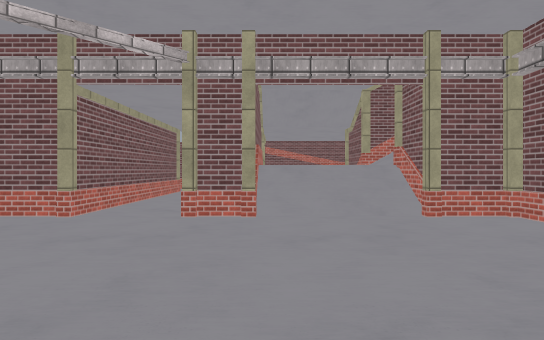
View 1 (above)

16 first-person views from a walk through a Unity game level. The camera is 1.2 m above the floor, looks level and sees 70° across. Doors are open. The floor is counted in squares, 2 m on a side. Each view is taken from the middle of a square. On the plan, view 1 faces up. The plan holds only what a view shows up to about 11 squares ahead; the rest is blank. The place goes on beyond the plan. Some surface patterns are stand-ins.

View 2
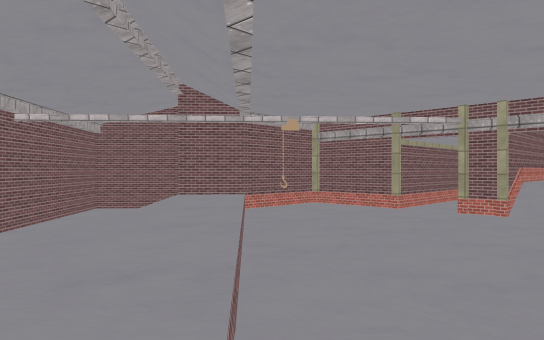

View 3
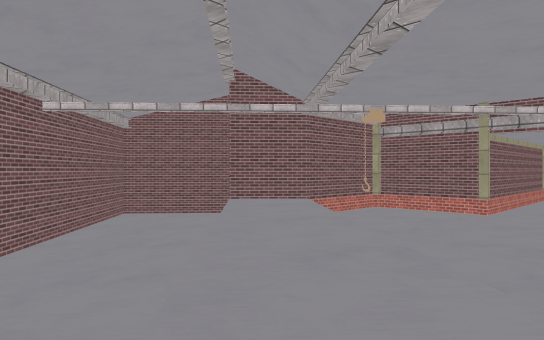

View 4
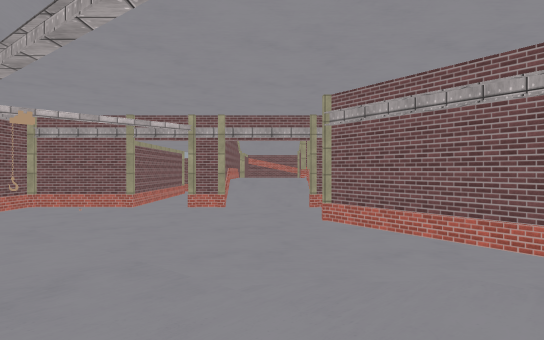

View 5
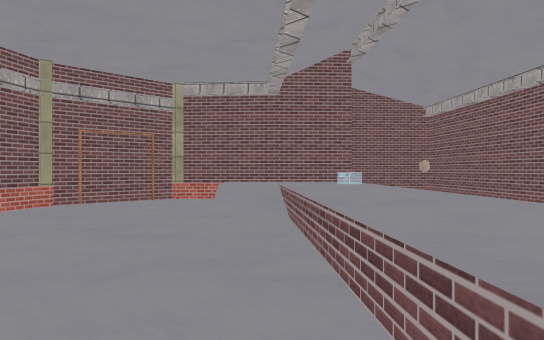

View 6
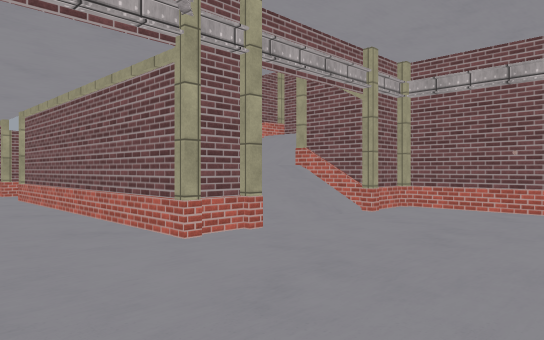

View 7
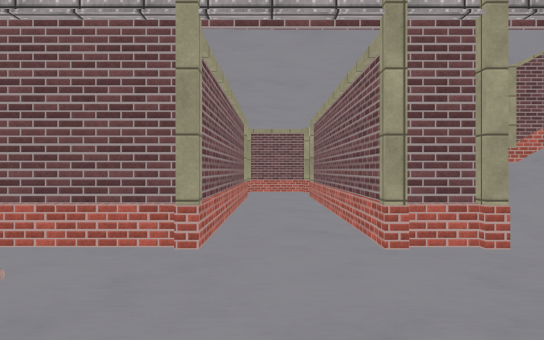

View 8
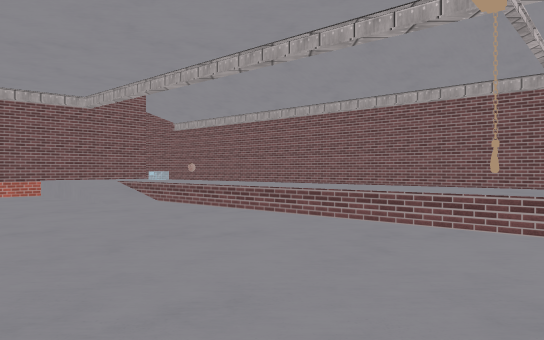

View 9
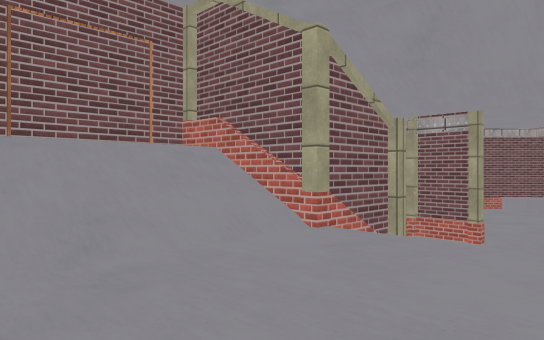

View 10
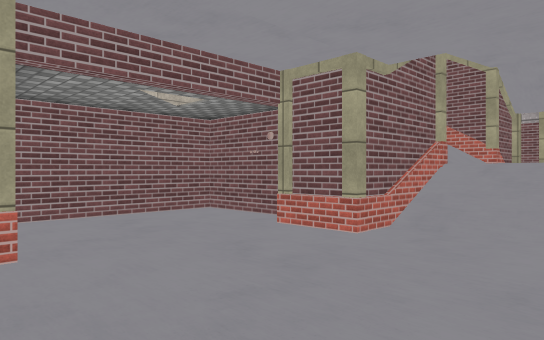

View 11
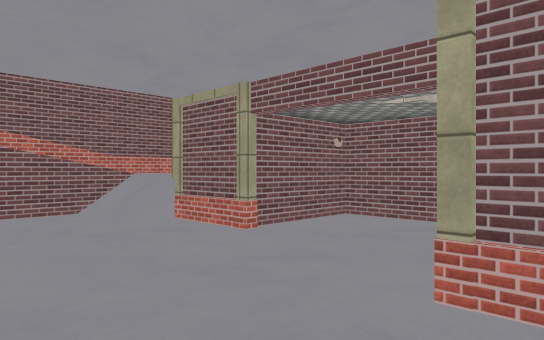

View 12
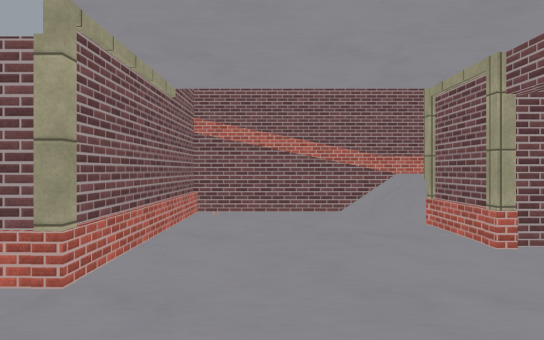

View 13
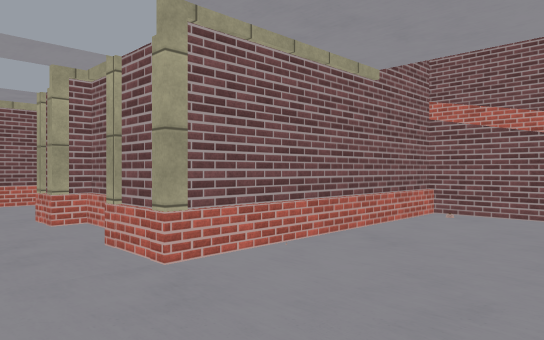

View 14
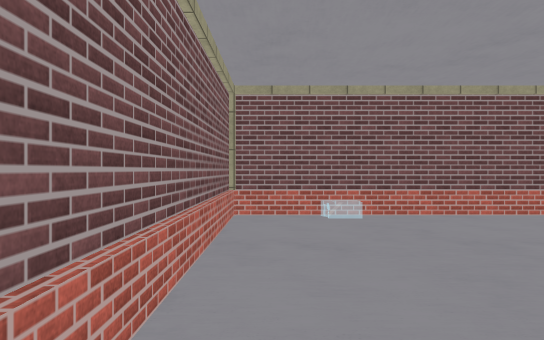

View 15
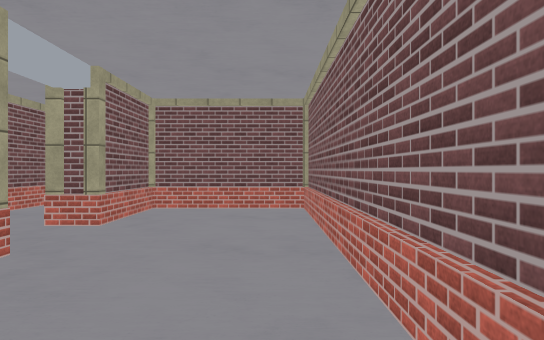

View 16
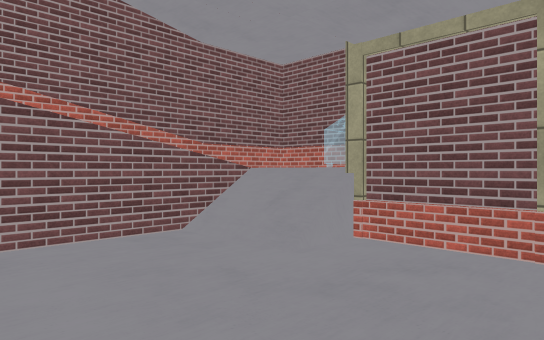

### Floor plan
Key: @ floor where view 1 was taken; # wall or solid block; . main floor; : floor 0.75 m higher than the main floor; + floor 1.25 m higher than the main floor; / step, stairs or slope; = window, fence, low wall or low ledge; v drop or lower ground; O other object.
Columns run from 9 left of view 1 to 5 right of it. Each row starts with its distance up from view 1.
 18         #######
 17          ////+#
 16    ######..// #
 15    #....#../# #
 14    #....#...###
 13    #..###.....#
 12    #..........v
 11    #..........#
 10    #..#.#//####
  9    ####.#//###
  8       #.#++//#
  7       #.#++//#
  6       #.#//##=
  5    ####.#//##
  4    #........#
  3    #........#
  2 vv #/#.....##
  1 vvv::/......##
  0 vvvv::/..@...#
 -1 #vvvvv::/....##
 -2 ##vvvvv:://...#
 -3  ##vvvvv::/O.##
 -4    #v   v:/:/#
 -5     #v   v/:#
 -6      #v    ##
 -7       #vvO
 -8         vv

Positions as (right, up) in squares from view 1, and headings:
1: (0, 0), facing up
2: (2, -4), facing up-left
3: (0, -4), facing up-left
4: (1, -5), facing up
5: (-3, 1), facing down-right
6: (-3, 2), facing up-right
7: (-2, 2), facing up
8: (-2, 5), facing down
9: (0, 9), facing down-right
10: (0, 14), facing down-right
11: (0, 10), facing up-right
12: (1, 10), facing up
13: (2, 11), facing up-left
14: (-5, 11), facing up
15: (-5, 15), facing down
16: (0, 13), facing up-right
